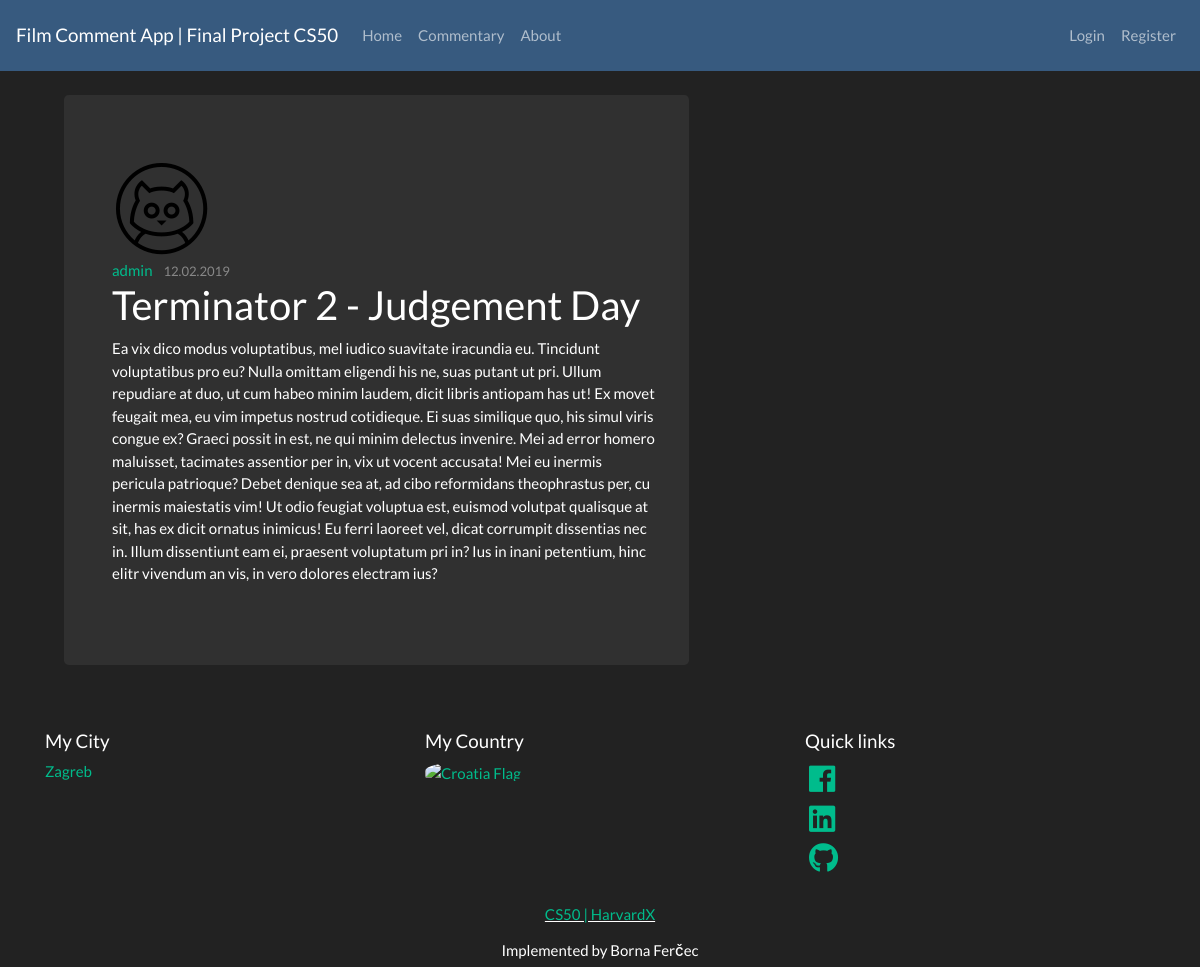
The app's page /post/4 with its own data.
### final_project/models.py (models this page shows, shortened)
class User(db.Model, UserMixin):
    id = db.Column(db.Integer, primary_key=True)
    username = db.Column(db.String(20), unique=True, nullable=False)
    email = db.Column(db.String(120), unique=True, nullable=False)
    image_file = db.Column(db.String(20), nullable=False, default='default.png')
    password = db.Column(db.String(60), nullable=False)
    posts = db.relationship('Post', backref='author', lazy=True)

class Post(db.Model):
    id = db.Column(db.Integer, primary_key=True)
    title = db.Column(db.String(100), nullable=False)
    date_posted = db.Column(db.DateTime, nullable=False, default=datetime.utcnow())
    content = db.Column(db.Text, nullable=False)
    user_id = db.Column(db.Integer, db.ForeignKey('user.id'), nullable=False)

### final_project/routes.py (the view)
@app.route("/post/<int:post_id>")
def post(post_id):
    post = Post.query.get_or_404(post_id)
    return render_template('post.html', title=post.title, post=post)

### final_project/templates/post.html (shortened to what this page needs)
{% extends "index.html" %}
{% block content %}
<div class="content-section col-md-10 pl-5 mt-4">
    <div class="jumbotron content-section col-md-8 pl-5 mt-3 ml-3">
        <img class="rounded-circle article-img" src="{{ url_for('static', filename='profile_pics/' + post.author.image_file) }}">
        <div class="media-body">
            <div class="article-metadata">
            <a class="mr-2" href="{{ url_for('user_posts', username=post.author.username )}}">{{ post.author.username }}</a>
            <small class="text-muted">{{ post.date_posted.strftime('%d.%m.%Y') }}</small>
            </div>
            <h2 class="article-title">{{ post.title }}</a></h2>
            <p class="article-content">{{ post.content }}</p>
        </div>
    </div>
</div>
{% endblock content %}

### records on screen
User: image_file (placeholder picture), author.username "admin"
Post: date_posted "12.02.2019", title "Terminator 2 - Judgement Day", content "Ea vix dico modus voluptatibus, mel iudico suavitate iracundia eu. Tincidunt voluptatibus pro eu? Nulla omittam eligendi his ne, suas putant ut pri. Ullum repudiare at duo, ut cum habeo minim laudem, dicit libris antiopam has ut! Ex movet feugait mea, eu vim impetus nostrud cotidieque. Ei suas similique quo, his simul viris congue ex? Graeci possit in est, ne qui minim delectus invenire. Mei ad error homero maluisset, tacimates assentior per in, vix ut vocent accusata! Mei eu inermis pericula patrioque? Debet denique sea at, ad cibo reformidans theophrastus per, cu inermis maiestatis vim! Ut odio feugiat voluptua est, euismod volutpat qualisque at sit, has ex dicit ornatus inimicus! Eu…"
